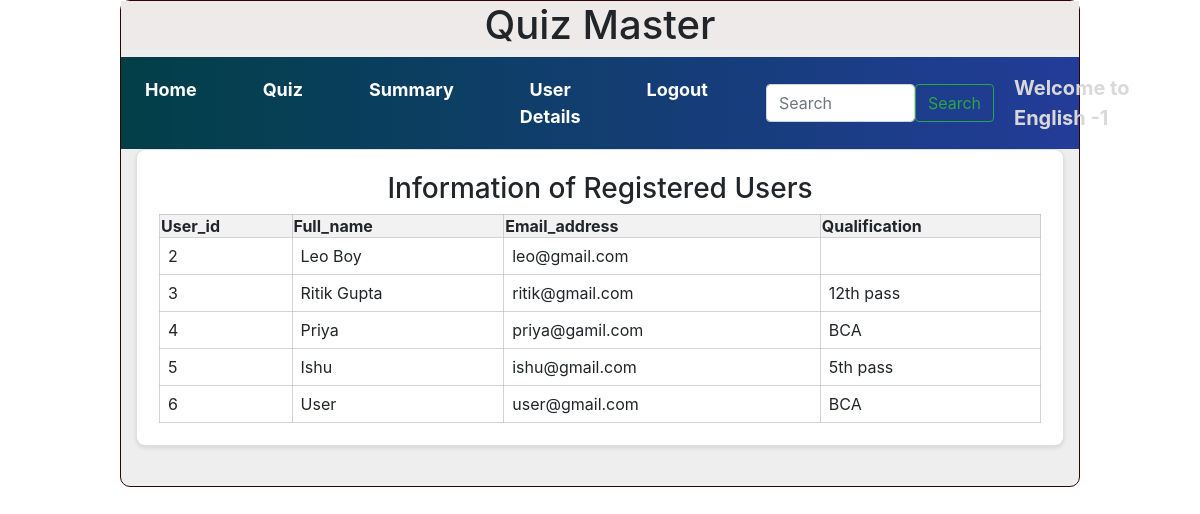
/user_details/English -1, run on an earlier commit of the app's database.
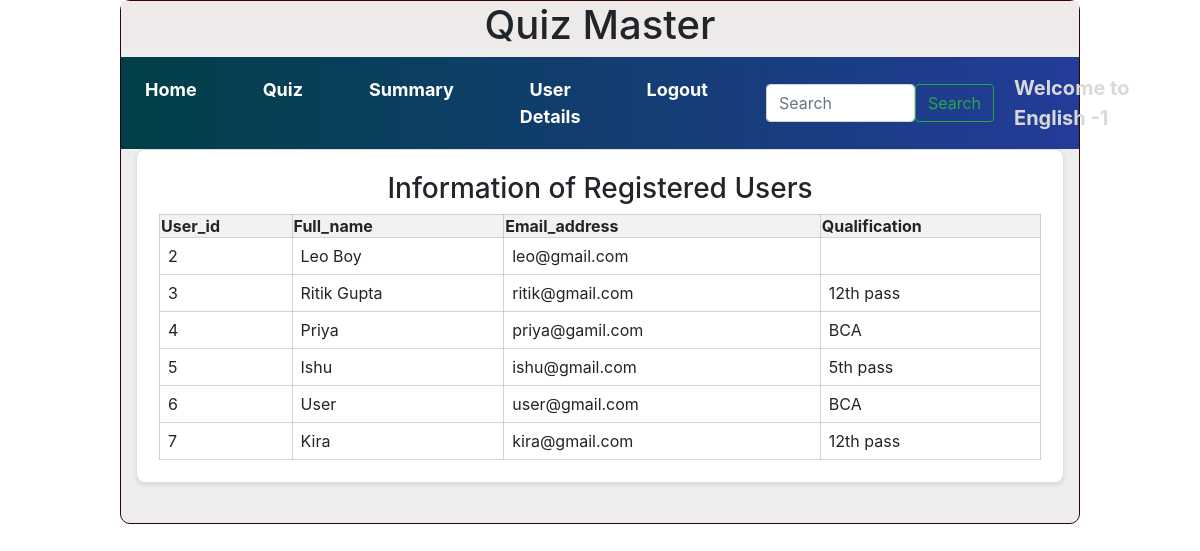
And on a later commit of the database.
### models/models.py (models this page shows)
class User(db.Model):
    id = db.Column(db.Integer, primary_key=True)
    email = db.Column(db.String(255), unique=True, nullable=False)
    password = db.Column(db.String(255), nullable=False)
    role = db.Column(db.Integer, default=1)
    full_name = db.Column(db.String(255), nullable=False)
    qualification = db.Column(db.String(255), nullable=True)
    scores = db.relationship("Score", cascade="all,delete", backref="user", lazy=True)

### controllers/controllers.py (the view)
@app.route('/user_details/<name>')
def user_deatils(name):
    users = User.query.filter(User.id != 1).all()
    return render_template('user_details.html', users=users,name=name)

### templates/user_details.html
{%extends "admin_layout.html"%}
{%block content%}
<div class="container">
    {% if users %}
    <div class="row">
        <div class="col">
            <div class="card" style="width: auto;">
                <div class="card-body">
                    <h3 class="text-center">Information of Registered Users</h3>
                    <table class="my_table1">
                        <thead class="table-light">
                            <tr>
                                <th>User_id</th>
                                <th>Full_name</th>
                                <th>Email_address</th>
                                <th>Qualification</th>
                            </tr>
                        </thead>
                        <tbody>
                            {% for user in users %}
                            <tr>
                                <td>{{ user.id }}</td>
                                <td>{{ user.full_name }}</td>
                                <td>{{ user.email }}</td>
                                <td>{{ user.qualification }}</td>
                            </tr>
                            {% endfor %}
                        </tbody>
                    </table>
                </div>
            </div>
        </div>
    </div>
    {% else %}
        <h3 class="text-center mt-4">No registered users yet.</h3>
    {% endif %}
</div>
{%endblock%}

### templates/admin_layout.html (shortened to what this page needs)
<html lang="en">
    <head>
        <link rel="stylesheet" href="/static/styles/main.css">
        <link rel="stylesheet" href="https://cdn.jsdelivr.net/npm/bootstrap@4.0.0/dist/css/bootstrap.min.css">
    </head>
    <body>
        <div class="my_panel">
            <div class="center"><h1>Quiz Master</h1></div>
            <nav class="navbar navbar-expand-lg navbar-light" style="background-image: linear-gradient(to right, rgb(1, 63, 71), rgb(35, 60, 153))">
                <div class="collapse navbar-collapse d-flex justify-content-between align-items-center" id="navbarText">
                    <ul class="navbar-nav mx-auto text-center">
                        <li class="nav-item">
                            <a class="nav-link custom-nav-link" href="/admin/{{name}}">Home</a>
                        </li>
                        <li class="nav-item">
                            <a class="nav-link custom-nav-link" href="/quiz_management/{{name}}">Quiz</a>
                        </li>
                        <li class="nav-item">
                            <a class="nav-link active custom-nav-link" href="/admin_summary/{{name}}">Summary</a>
                        </li>
                        <li class="nav-item">
                            <a class="nav-link active custom-nav-link" href="/user_details/{{name}}">User Details</a>
                        </li>
                        <li class="nav-item">
                            <a class="nav-link active custom-nav-link" href="/login">Logout</a>
                        </li>
                    </ul>
                    <form class="d-flex mx-auto search-bar" method="POST" action="/search/{{name}}">
                        <input class="form-control" type="search" placeholder="Search" aria-label="Search" name="search_txt" id="search_txt">
                        <button class="btn btn-outline-success" type="submit">Search</button>
                    </form>
                    <span class="navbar-text welcome-text">
                        Welcome to {{name}}
                    </span>
                </div>
            </nav>
                {%block content%}
                {%endblock%}
        </div>
    </body>
</html>

### static/styles/main.css (style rules this page uses)
.center { text-align:center; color:solid black; margin:auto; background-color:rgb(238, 234, 234) ; }
.my_panel { width: 80%; margin: auto; height: auto; border: 1px solid rgb(49, 4, 4); border-radius: 10px; background-color: #eeeeee; }
.custom-nav-link { font-weight: bold; font-size: 18px; margin-right: 50px; color: white !important }
.search-bar { width: 300px; margin:auto; }
.welcome-text { font-weight: bold; font-size: 20px; margin-left: 20px; color: rgba(217, 217, 217, 0.997) !important }
.my_table1 { width: 100%; border-collapse: collapse; }
.my_table1 td { padding: 8px; text-align: left; border: 1px solid rgba(181, 181, 181, 0.598); }
.my_table1 th { background-color: #f2f2f2; border: 1px solid rgba(181, 181, 181, 0.598); }
.card { padding: 2px; border-radius: 9px !important; background-color: #fff; box-shadow: 0 2px 4px rgba(0, 0, 0, 0.1); margin-bottom: 40px; }

What changed in the data, as far as the page shows it:
added User: id "7", full_name "Kira", email "kira@gmail.com", qualification "12th pass"
